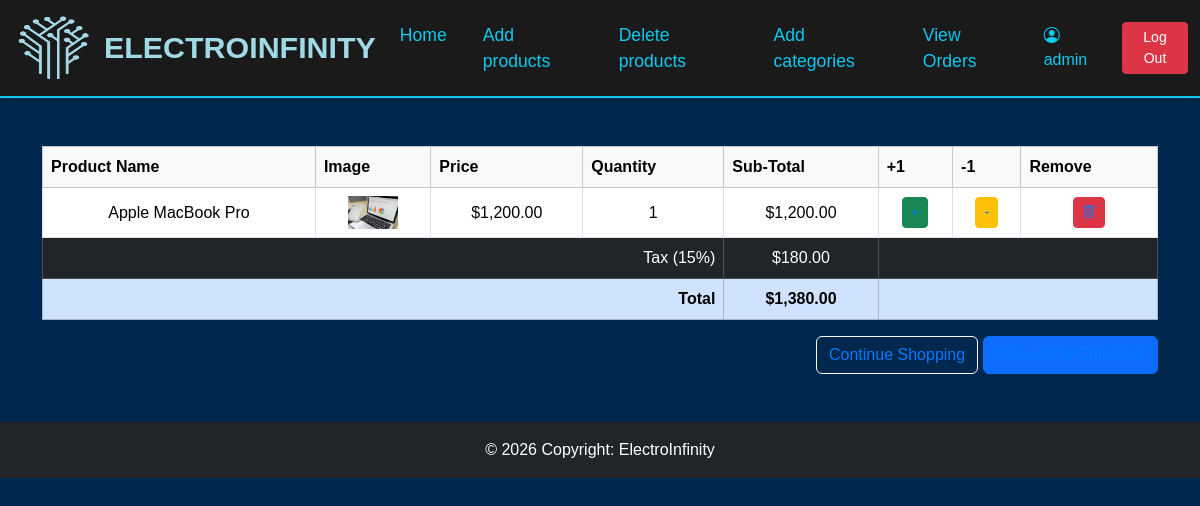
Screenshot of /view_cart.php (signed in) with the database file from the repository.
### tables this page shows
CREATE TABLE `ShoppingCart` (
  `cart_id` int(11) NOT NULL,
  `customer_id` int(11) NOT NULL,
  `product_id` int(11) NOT NULL,
  `quantity` int(11) NOT NULL DEFAULT 1,
  `added_at` timestamp NOT NULL DEFAULT current_timestamp()
);

CREATE TABLE `Product` (
  `product_id` int(11) NOT NULL,
  `product_name` varchar(255) NOT NULL,
  `product_description` text DEFAULT NULL,
  `product_image` varchar(255) DEFAULT NULL,
  `product_price` decimal(10,2) DEFAULT NULL,
  `product_quantity` int(11) DEFAULT NULL
);

### view_cart.php (the view, shortened to what this page needs)
<?php
include('connection.php');
include('header.php');
$customer_id = $_SESSION['customer_id'];
?>
<div class="container col-sm-12 col-md-12">
    <div class="table-responsive mt-5">
        <table class="table table-bordered text-white" style="background-color: rgba(0,0,0,0.8);">
            <thead class="thead-light text-dark">
                <tr class="table-light">
                    <th>Product Name</th>
                    <th>Image</th>
                    <th>Price</th>
                    <th>Quantity</th>
                    <th>Sub-Total</th>
                    <th>+1</th>
                    <th>-1</th>
                    <th>Remove</th>
                </tr>
            </thead>
            <tbody class="text-center align-middle">
                <?php
                $total = 0;
                $sql = "SELECT p.product_id, p.product_name, p.product_image, p.product_price, sc.quantity
                        FROM ShoppingCart sc
                        JOIN Product p ON sc.product_id = p.product_id
                        WHERE sc.customer_id = ?";
                $stmt = $dbc->prepare($sql);
                $stmt->bind_param("i", $customer_id);
                $stmt->execute();
                $result = $stmt->get_result();
                if ($result->num_rows > 0) {
                    while ($row = $result->fetch_assoc()) {
                        $id = $row['product_id'];
                        $qty = $row['quantity'];
                        $subtotal = $row['product_price'] * $qty;
                        $total += $subtotal;
                        ?>
                        <tr>
                            <td><?php echo $row['product_name']; ?></td>
                            <td><img src="<?php echo $row['product_image']; ?>" width="50"></td>
                            <td>$<?php echo number_format($row['product_price'], 2); ?></td>
                            <td><?php echo $qty; ?></td>
                            <td>$<?php echo number_format($subtotal, 2); ?></td>
                            <td><a href="cart_db_manage.php?action=add&pid=<?php echo $id; ?>" class="btn btn-sm btn-success">+</a></td>
                            <td><a href="cart_db_manage.php?action=minus&pid=<?php echo $id; ?>" class="btn btn-sm btn-warning">-</a></td>
                            <td><a href="cart_db_manage.php?action=remove&pid=<?php echo $id; ?>" class="btn btn-sm btn-danger"><i class="bi bi-trash"></i></a></td>
                        </tr>
                        <?php
                    }
                } else {
                    echo "<tr><td colspan='8' class='py-5'><h4>Your Cart is empty</h4></td></tr>";
                }
                $tax = $total * 0.15;
                $grandTotal = $total + $tax;
                ?>
                <tr class="table-dark">
                    <td colspan="4" class="text-end">Tax (15%)</td>
                    <td>$<?php echo number_format($tax, 2); ?></td>
                    <td colspan="3"></td>
                </tr>
                <tr class="table-primary text-dark">
                    <td colspan="4" class="text-end"><strong>Total</strong></td>
                    <td><strong>$<?php echo number_format($grandTotal, 2); ?></strong></td>
                    <td colspan="3"></td>
                </tr>
            </tbody>
        </table>
    </div>
    <?php if ($total > 0): ?>
        <div class="text-end mb-5">
            <a href="index.php" class="btn btn-outline-light">Continue Shopping</a>
            <a href="check_out_verify.php" class="btn btn-primary">Proceed to Checkout</a>
        </div>
    <?php endif; ?>
</div>
<?php include('footer.php'); ?>

### styles.css (style rules this page uses)
body { font-family: 'Algerian', sans-serif; background-color: #00274d; color: #ffff; }
a { color: #007bff !important; }

### rows the page displays
shoppingcart: product.product_name "Apple MacBook Pro", product.product_image (picture), product.product_price "1,200.00", quantity "1", subtotal "1,200.00"

### other values shown
$_SESSION['username'] "admin"
$tax "180.00"
$grandTotal "1,380.00"
